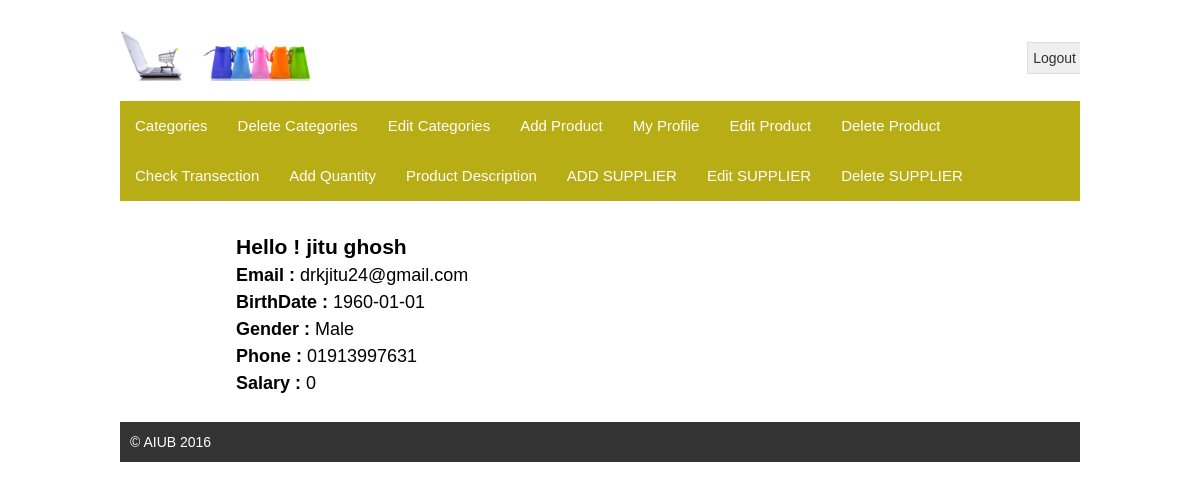
/sp1_3/profile1.php (signed in), run on the app's committed database.
### tables this page shows
CREATE TABLE `users` (
  `id` int(6) UNSIGNED NOT NULL,
  `firstName` varchar(100) NOT NULL,
  `lastName` varchar(100) NOT NULL,
  `email` varchar(100) NOT NULL,
  `password` varchar(255) NOT NULL,
  `birthday` date NOT NULL,
  `gender` varchar(20) NOT NULL,
  `phone` varchar(30) NOT NULL,
  `role` tinyint(1) NOT NULL DEFAULT '0',
  `salary` int(24) NOT NULL,
  `signup_date` timestamp NOT NULL DEFAULT CURRENT_TIMESTAMP ON UPDATE CURRENT_TIMESTAMP
);

### sp1_3/profile1.php (the view, shortened to what this page needs)
<!DOCTYPE html>
<html>
<head>
	<link rel="stylesheet" type="text/css" href="style.css">
</head>
<body>
	<div class="signup">
		<?php require 'template/header1.php'; ?>
		<?php require 'template/menu.php'; ?>
		<div class="maincontent">
			<div class="content">
				<?php
				$mysqli = new mysqli("localhost", "root","","sp1");
		$sq2 = "SELECT * FROM products";
$result2 = mysqli_query($mysqli, $sq2)or die(mysqli_error());
				$sql = "SELECT * FROM users WHERE id ='".$_SESSION['userId']."'";
					$user = $mysqli->query($sql);
					$check_user = $user->num_rows;
				 if ($check_user > 0) {
				    while ($profile = $user->fetch_object()) {
						 echo "<h3>Hello ! ".$profile->firstName .' '.$profile->lastName."</h3>
						 <div class='profile'>
						 	<p><b>Email : </b>".$profile->email."</p>
						 	<p><b>BirthDate : </b>".$profile->birthday."</p>
						 	<p><b>Gender : </b>";
					 			if($profile->gender == 1) {
					 				echo "Male";
					 			} else {
					 				echo "Female";
					 			}
						 	echo "</p>
						 	<p><b>Phone : </b>".$profile->phone."</p>
							<p><b>Salary : </b>".$profile->salary."</p>
						 </div>";
				  		}
					}
				?>
			</div>
		</div>
		<div class="footer">
			<p>&copy; AIUB 2016</p>
		</div>
	</div>
</body>
</html>

### sp1_3/style.css (style rules this page uses)
* { margin: 0;padding: 0 }
body { font-family: arial; font-size: 14px; line-height: 20px; color: #000; }
.signup { width:960px; margin: 30px auto; display: block; overflow: hidden; }
.maincontent { overflow: hidden; margin-top: 30px; }
.content { float: right; width: 700px; margin-right:15%; line-height: 1.5; font-size:18px; }
.footer { background:#333; color: #fff; margin-top: 25px; padding: 10px; }

### data on the page
users: firstName "jitu", lastName "ghosh", email "drkjitu24@gmail.com", birthday "1960-01-01", gender "Male", phone "01913997631", salary "0"
